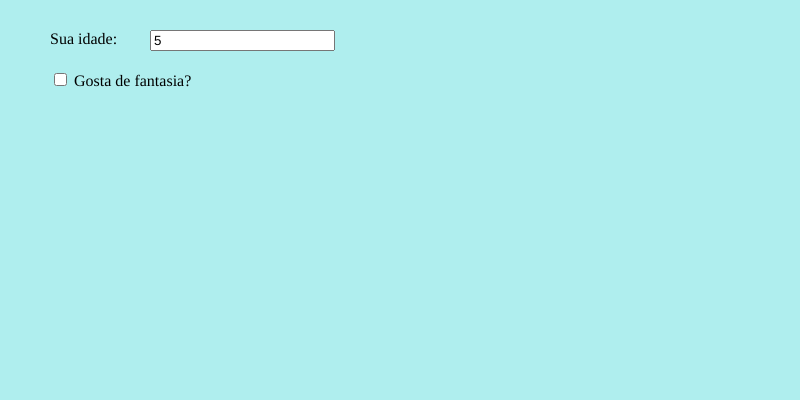
Frame 1 (no input)
Frame 60 (no input): identical to frame 1, image omitted
Frame 120 (the mouse pressed at the canvas centre since frame 60): identical to frame 1, image omitted

The p5.js sketch that drew this single still picture (run headless with seeded random() and noise() and a simulated clock; from frame 60 on, the mouse is pressed at the canvas centre):

// p5.js sketch
// ── sketch.js
function geraRecomendacao(idade, gostaDeFantasia) {
    if (idade >= 10) {
        if (idade >= 14) {
            return "O menino que descobriu o vento";
        } else {
            if (gostaDeFantasia) {
                return "As aventuras de Pi";
            } else {
                return "Depois da chuva";
            }
        }
    } else {
        if (gostaDeFantasia) {
            return "A viagem de Chihiro";
        } else {
            return "O feitiço do tempo";
        }
    }
}

let campoIdade;
let campoFantasia;

function setup() {
    createCanvas(800, 400);

    // 🔵 Texto para informar ao usuário
    createSpan("Sua idade: ").position(50, 30);

    // 🔵 Campo para input de idade
    campoIdade = createInput("5");
    campoIdade.position(150, 30);

    // 🔵 Checkbox para saber se gosta de fantasia
    campoFantasia = createCheckbox(" Gosta de fantasia?", false);
    campoFantasia.position(50, 70);
}

function draw() {
    background(175, 238, 238); // 🌸 Fundo azul piscina claro
    fill(128, 0, 128); // Roxo
}
